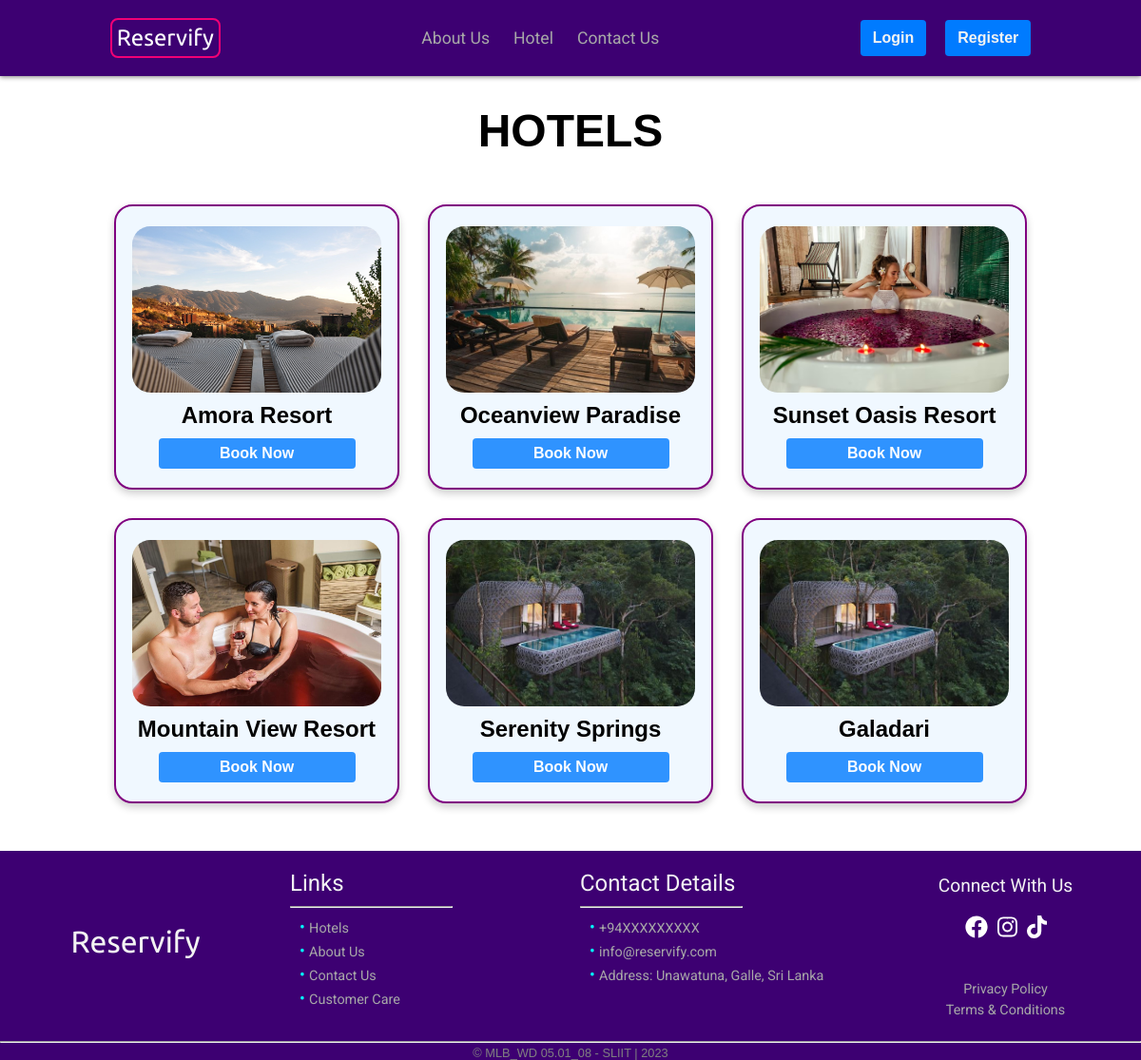
The app's page /hotel.php with its own data.
### tables this page shows
CREATE TABLE `hotel` (
  `hotel_id` int(11) NOT NULL,
  `hotel_name` varchar(100) NOT NULL,
  `description` text NOT NULL,
  `image` varchar(255) DEFAULT 'default.jpg',
  `owner_id` int(11) NOT NULL
);

### hotel.php (the view, shortened to what this page needs)
<!DOCTYPE html>
<html lang="en">
<head>
    <link rel="stylesheet" href="css/reset.css">
    <link rel="stylesheet" href="css/hotel.css">
</head>
<?php include "./partials/header.php" ?>
<body>
    <div class="title">
        <h1>HOTELS</h1>
    </div>
    <div class="cardContainer">
        <?php
        require_once './conn.php';
        $query = "SELECT * FROM `hotel`";
        $result = mysqli_query($conn, $query);
        if ($result) {
            while ($row = mysqli_fetch_assoc($result)) {
                $id = $row['hotel_id'];
                $name = $row['hotel_name'];
                $imgname = $row['image'];
                echo '<div class="card">';
                echo '<img src="./assets/hotel/' . $imgname . '" alt=hotel>';
                echo '<h1>' . $name . '</h1>';
                echo '<button onclick="location.href=\'./booking.php?hotel=' . $id . '\'" type="button">Book Now</button>';
                echo '</div>';
            }
        }
        ?>
    </div>
</body>
<?php include "./partials/footer.php" ?>
</html>

### partials/header.php (shortened to what this page needs)
<!DOCTYPE html>
<html lang="en">
<head>
    <link rel="stylesheet" href="css/header.css">
    <link rel="stylesheet" href="css/reset.css">
</head>
<nav class="navBar">
    <h1 class="site-logo"><a href="./index.php">Reservify</a></h1>
    <ul>
        <li><a href="./about.php">About Us</a></li>
        <li><a href="./hotel.php">Hotel</a></li>
        <li><a href="./contact.php">Contact Us</a></li>
    </ul>
    <div class="btn">
        <?php
        if (isset($_SESSION['username'])) {
            echo '<button class="username"><a href="./userDashboard.php">';
            echo $_SESSION['name'] . '</a><i class="fas fa-user-check"></i></button>';
            echo '<button class="logoutbtn"><a href="./logout.php">Logout</a></button>';
        } else {
            echo '<button class="loginBtn"><a href="./login.php">Login</a></button>';
            echo '<button class="signBtn"><a href="./register.php">Register</a></button>';
        }
        ?>
    </div>
</nav>
</html>

### partials/footer.php (shortened to what this page needs)
<!DOCTYPE html>
<html lang="en">
<head>
    <link rel="stylesheet" href="css/footer.css">
</head>
<footer>
    <div class="main-con">
        <div class="col-one">
            <h1>Reservify</h1>
        </div>
        <div class="col-two">
            <h2>Links</h2>
            <hr>
            <ul>
                <li>Hotels</li>
                <li>About Us</li>
                <li>Contact Us</li>
                <li>Customer Care</li>
            </ul>
        </div>
        <div class="col-three">
            <h2>Contact Details</h2>
            <hr>
            <ul>
                <li>+94XXXXXXXXX</li>
                <li>info@reservify.com</li>
                <li>Address: Unawatuna, Galle, Sri Lanka</li>
            </ul>
        </div>
        <div class="social">
            <h2>Connect With Us</h2>
            <div class="svg-con">
            </div>
            <h3>Privacy Policy</h3>
            <h3>Terms & Conditions</h3>
        </div>
    </div>
    <hr>
    <div class="copy">
        <p>&copy MLB_WD 05.01_08 - SLIIT | 2023</p>
    </div>
</footer>
</html>

### css/hotel.css (style rules this page uses)
.cardContainer { display: flex; flex-wrap: wrap; align-items: flex-start; justify-content: center; min-height: 80vh; height: auto; gap: 30px; padding: 50px; }
.title { font-size: 1.5rem; font-family: Arial, Helvetica, sans-serif; margin-top: 30px; text-align: center; }
.card { display: flex; flex-direction: column; align-items: center; justify-content: center; gap: 10px; box-shadow: 0 4px 8px 0 rgba(0, 0, 0, 0.2); width: 300px; height: 300px; padding: 10px; text-align: center; font-family: arial; border: 2px solid purple; border-radius: 1.2rem; background-color: aliceblue; }
.card img { border-radius: 1.2rem; height: 175px; width: 95%; object-fit: cover; }
.card h1 { font-size: 1.5rem; }
.card button { cursor: pointer; width: 75%; display: inline-block; font-weight: 400; text-align: center; border: 1px solid transparent; padding: .375rem .75rem; font-size: 1rem; font-weight: bold; border-radius: .25rem; color: #fff; background-color: #007bff; opacity: 0.8; transition: background-color 0.3s ease, transform 0.3s ease; }

### css/header.css (style rules this page uses)
:root { --black: #191919; --white: #f3f3f3; --bg-color: #3D0072; }
.navBar { display: flex; align-items: center; justify-content: space-around; height: 10vh; padding: 10px; position: sticky; top: 0; box-shadow: 0 1px 5px grey; background-color: var(--bg-color); z-index: 99; }
.site-logo { text-decoration: none; background-color: transparent; font-size: 1.5em; font-family: 'Ubuntu', sans-serif; font-weight: normal; border: 2px rgb(243, 0, 117) solid; padding: 5px; border-radius: .5rem; }
.site-logo a { text-decoration: none; color: #fff; }
.btn { display: flex; gap: 20px; }
.loginBtn, .signBtn, .username, .logoutbtn { display: inline-block; font-weight: 400; color: #212529; text-align: center; border: 1px solid transparent; padding: .375rem .75rem; font-size: 1rem; font-weight: bold; line-height: 1.5; border-radius: .25rem; color: var(--white); background-color: #007bff; transition: background-color 0.3s ease, transform 0.3s ease; }
.btn a { text-decoration: none; color: var(--white); }
nav li a { text-decoration: none; color: #a8a8a8; transition: all 0.3s ease; }
nav ul { list-style: none; display: flex; gap: 25px; align-items: center; justify-content: center; flex-wrap: wrap; font-family: 'Roboto', sans-serif; font-size: 1.1em; }
.navBar { display: flex; align-items: center; justify-content: space-around; height: 10vh; padding: 10px; position: sticky; top: 0; box-shadow: 0 1px 5px grey; background-color: var(--bg-color); }

### css/footer.css (style rules this page uses)
:root { --black: #191919; --white: #f3f3f3; --bg-color: #3D0072; }
footer { background-color: var(--bg-color); height: auto; display: flex; flex-direction: column; }
footer .main-con { height: 90%; display: flex; padding: 20px 0px; gap: 20px; justify-content: space-around; }
footer .main-con li::before { content: '\2022 '; font-size: 1.2em; color: aqua; }
footer .col-one, footer .social { display: flex; flex-direction: column; justify-content: center; align-items: center; height: auto; width: 25%; }
.col-one h1 { font-size: 2em; font-family: 'Ubuntu', sans-serif; color: var(--white); font-weight: normal; padding-bottom: 10px; }
.col-two, .col-three { height: auto; width: 25%; display: flex; flex-direction: column; justify-content: flex-start; }
.col-two h2, .col-three h2 { font-size: 1.5em; font-family: 'Roboto', sans-serif; color: var(--white); font-weight: normal; padding-bottom: 10px; }
.col-two ul, .col-three ul { padding: 10px; }
.main-con hr { height: 1px; color: gray; width: 60%; }
.col-two li, .col-three li { color: #a8a8a8; padding-bottom: 5px; font-size: .9em; font-family: 'Roboto', sans-serif; }
.main-con .social h2 { font-size: 1.2em; font-family: 'Roboto', sans-serif; color: var(--white); font-weight: normal; padding-bottom: 10px; }
.main-con .social h3 { font-size: .9em; font-family: 'Roboto', sans-serif; color: #a8a8a8; font-weight: normal; padding-top: 5px; }
.svg-con { display: flex; gap: 10px; align-items: center; padding-top: 10px; padding-bottom: 40px; }
.social .svg-con svg { color: #fff; }
footer .copy { font-size: .8em; text-align: center; color: gray; padding-top: 3px; font-family: Arial, Helvetica, sans-serif; }

### records on screen
hotel: image (picture), hotel_name "Amora Resort"
hotel: image (picture), hotel_name "Oceanview Paradise"
hotel: image (picture), hotel_name "Sunset Oasis Resort"
hotel: image (picture), hotel_name "Mountain View Resort"
hotel: image (picture), hotel_name "Serenity Springs"
hotel: image (picture), hotel_name "Galadari"
